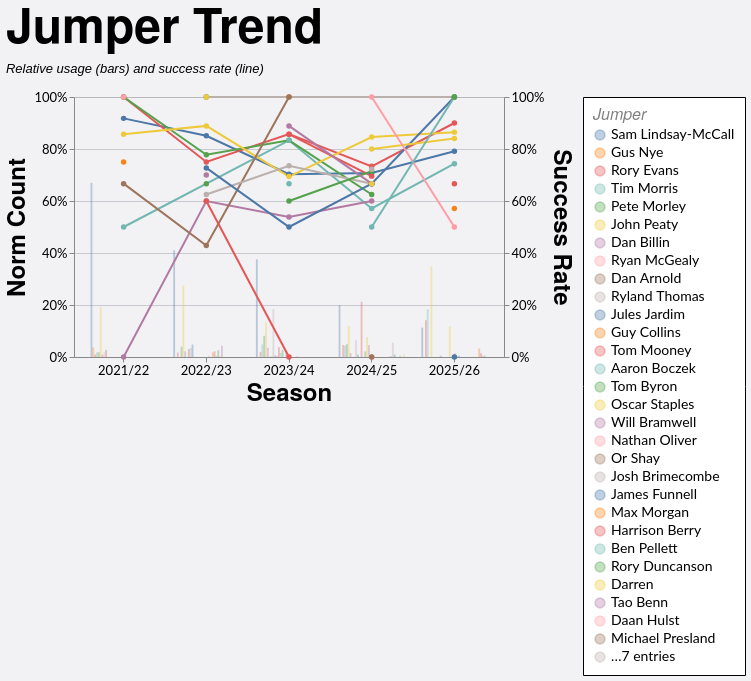

The Vega-Lite source for this figure:
### Vega-Lite specification from a JSON file in a GitHub repository (floating-point values rounded to 4 significant figures; data arrays with more than 128 entries replaced by an {"elided": "..."} marker saying what was removed)
{"config": {"axis": {"labelFont": "Lato, sans-serif", "titleFont": "PT Sans Narrow, Helvetica Neue, Helvetica, Arial, sans-serif", "labelFontSize": 13, "titleFontSize": 24, "gridColor": "#202947", "gridOpacity": 0.2}, "header": {"labelFont": "PT Sans Narrow, Helvetica Neue, Helvetica, Arial, sans-serif", "titleFont": "PT Sans Narrow, Helvetica Neue, Helvetica, Arial, sans-serif", "labelFontSize": 24, "titleFontSize": 28, "labelFontWeight": "bold", "orient": "left"}, "legend": {"labelFont": "Lato, sans-serif", "titleFont": "PT Sans Narrow, Helvetica Neue, Helvetica, Arial, sans-serif", "labelFontSize": 14, "titleFontSize": 16, "titlePadding": 5, "fillColor": "white", "strokeColor": "black", "padding": 10, "titleFontWeight": "lighter", "titleFontStyle": "italic", "titleColor": "gray", "offset": 10}, "title": {"font": "PT Sans Narrow, Helvetica Neue, Helvetica, Arial, sans-serif", "fontSize": 48, "fontWeight": "bold", "anchor": "start", "align": "center", "titlePadding": 20, "subtitlePadding": 10, "subtitleFontSize": 13, "subtitleColor": "", "subtitleFontStyle": "italic", "offset": 15, "color": "black"}, "axisX": {"labelAngle": 0}, "facet": {"title": null, "header": null, "align": {"row": "each", "column": "each"}}, "resolve": {"scale": {"y": "independent", "facet": "independent"}}, "background": "#f2f1f4"}, "layer": [{"mark": {"type": "bar", "opacity": 0.35}, "encoding": {"color": {"field": "jumper", "sort": null, "title": "Jumper", "type": "nominal"}, "tooltip": [{"field": "season", "title": "Season", "type": "nominal"}, {"field": "jumper", "title": "Jumper", "type": "nominal"}, {"field": "won", "format": ",.0f", "title": "Won", "type": "quantitative"}, {"field": "attempts", "format": ",.0f", "title": "Attempts", "type": "quantitative"}, {"field": "norm_count", "format": ".1%", "title": "Norm Count", "type": "quantitative"}, {"field": "success_rate", "format": ".1%", "title": "Success Rate", "type": "quantitative"}], "x": {"field": "season", "sort": ["2021/22", "2022/23", "2023/24", "2024/25", "2025/26"], "title": "Season", "type": "nominal"}, "xOffset": {"field": "jumper", "sort": null, "type": "nominal"}, "y": {"axis": {"format": "%", "orient": "left"}, "field": "norm_count", "scale": {"domain": [0, 1]}, "title": "Norm Count", "type": "quantitative"}}, "transform": [{"filter": "(loSquad == 'All' || datum.squad == loSquad) && (loGameType == 'All' || (loGameType == 'League + Cup' && (datum.game_type == 'League' || datum.game_type == 'Cup')) || (loGameType == 'League only' && datum.game_type == 'League') || datum.game_type == loGameType) && (loOpposition == 'All' || datum.opposition == loOpposition) && (loThrower == 'All' || datum.thrower == loThrower) && (loJumper == 'All' || datum.jumper == loJumper) && (loArea == 'All' || datum.area == loArea) && (loNumbers == 'All' || datum.numbers == loNumbers) && (loCallType == 'All' || datum.call_type == loCallType)"}, {"aggregate": [{"op": "count", "as": "attempts"}, {"op": "sum", "field": "won", "as": "won"}], "groupby": ["season", "jumper"]}, {"joinaggregate": [{"op": "sum", "field": "attempts", "as": "season_attempts"}], "groupby": ["season"]}, {"calculate": "datum.attempts / datum.season_attempts", "as": "norm_count"}, {"calculate": "datum.won / datum.attempts", "as": "success_rate"}]}, {"mark": {"type": "line", "point": true, "strokeWidth": 2}, "encoding": {"color": {"field": "jumper", "sort": null, "title": "Jumper", "type": "nominal"}, "detail": {"field": "jumper", "type": "nominal"}, "tooltip": [{"field": "season", "title": "Season", "type": "nominal"}, {"field": "jumper", "title": "Jumper", "type": "nominal"}, {"field": "won", "format": ",.0f", "title": "Won", "type": "quantitative"}, {"field": "attempts", "format": ",.0f", "title": "Attempts", "type": "quantitative"}, {"field": "norm_count", "format": ".1%", "title": "Norm Count", "type": "quantitative"}, {"field": "success_rate", "format": ".1%", "title": "Success Rate", "type": "quantitative"}], "x": {"field": "season", "sort": ["2021/22", "2022/23", "2023/24", "2024/25", "2025/26"], "title": "Season", "type": "nominal"}, "y": {"axis": {"format": "%", "orient": "right"}, "field": "success_rate", "scale": {"domain": [0, 1]}, "title": "Success Rate", "type": "quantitative"}}, "transform": [{"filter": "(loSquad == 'All' || datum.squad == loSquad) && (loGameType == 'All' || (loGameType == 'League + Cup' && (datum.game_type == 'League' || datum.game_type == 'Cup')) || (loGameType == 'League only' && datum.game_type == 'League') || datum.game_type == loGameType) && (loOpposition == 'All' || datum.opposition == loOpposition) && (loThrower == 'All' || datum.thrower == loThrower) && (loJumper == 'All' || datum.jumper == loJumper) && (loArea == 'All' || datum.area == loArea) && (loNumbers == 'All' || datum.numbers == loNumbers) && (loCallType == 'All' || datum.call_type == loCallType)"}, {"aggregate": [{"op": "count", "as": "attempts"}, {"op": "sum", "field": "won", "as": "won"}], "groupby": ["season", "jumper"]}, {"joinaggregate": [{"op": "sum", "field": "attempts", "as": "season_attempts"}], "groupby": ["season"]}, {"calculate": "datum.attempts / datum.season_attempts", "as": "norm_count"}, {"calculate": "datum.won / datum.attempts", "as": "success_rate"}]}], "data": {"name": "data-8f67b32cb11d9725e3a2fd6bcb7c6e48"}, "height": 260, "params": [{"name": "loSquad", "value": "All"}, {"name": "loSeason", "value": "All"}, {"name": "loGameType", "value": "All"}, {"name": "loOpposition", "value": "All"}, {"name": "loThrower", "value": "All"}, {"name": "loJumper", "value": "All"}, {"name": "loArea", "value": "All"}, {"name": "loNumbers", "value": "All"}, {"name": "loCallType", "value": "All"}], "resolve": {"scale": {"y": "independent"}}, "title": {"text": "Jumper Trend", "subtitle": "Relative usage (bars) and success rate (line)"}, "width": 430, "$schema": "https://vega.github.io/schema/vega-lite/v5.20.1.json", "datasets": {"data-8f67b32cb11d9725e3a2fd6bcb7c6e48": {"elided": "1242 records"}}}
